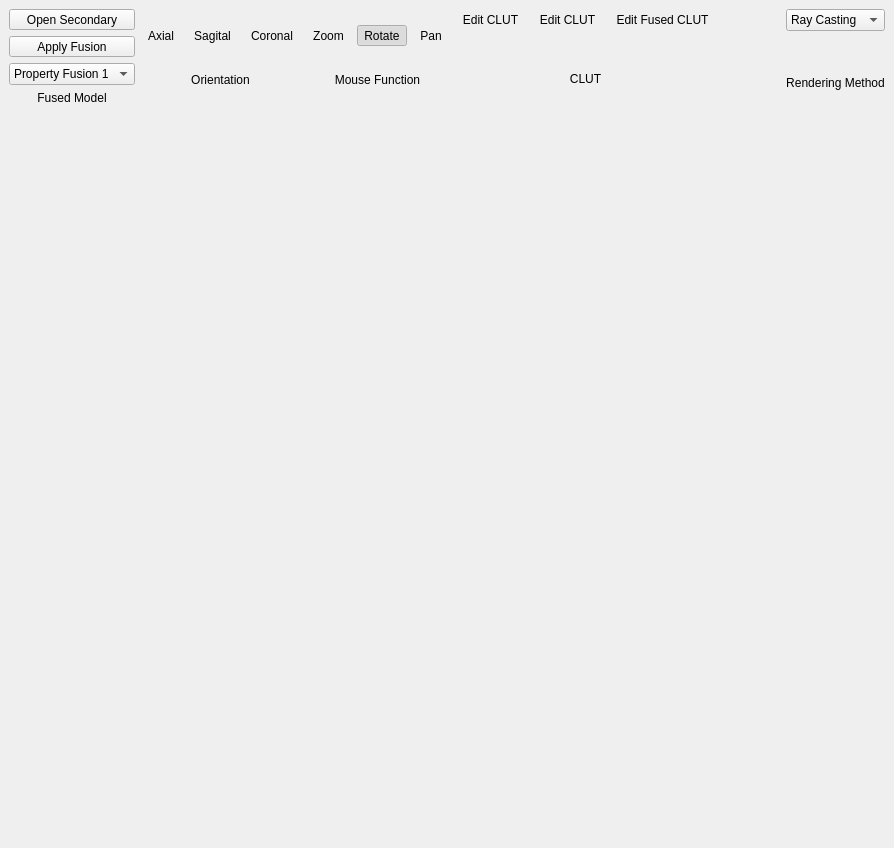
<ui version="4.0" >
 <class>QVolume3DViewFusedTestingExtensionBase</class>
 <widget class="QWidget" name="QVolume3DViewFusedTestingExtensionBase" >
  <property name="geometry" >
   <rect>
    <x>0</x>
    <y>0</y>
    <width>894</width>
    <height>848</height>
   </rect>
  </property>
  <layout class="QVBoxLayout" >
   <property name="margin" >
    <number>9</number>
   </property>
   <property name="spacing" >
    <number>6</number>
   </property>
   <item>
    <layout class="QHBoxLayout" >
     <property name="margin" >
      <number>0</number>
     </property>
     <property name="spacing" >
      <number>6</number>
     </property>
     <item>
      <layout class="QVBoxLayout" >
       <property name="margin" >
        <number>0</number>
       </property>
       <property name="spacing" >
        <number>6</number>
       </property>
       <item>
        <widget class="QToolButton" name="m_openSecondaryButton" >
         <property name="sizePolicy" >
          <sizepolicy>
           <hsizetype>5</hsizetype>
           <vsizetype>0</vsizetype>
           <horstretch>0</horstretch>
           <verstretch>0</verstretch>
          </sizepolicy>
         </property>
         <property name="acceptDrops" >
          <bool>false</bool>
         </property>
         <property name="autoFillBackground" >
          <bool>false</bool>
         </property>
         <property name="text" >
          <string>Open Secondary</string>
         </property>
        </widget>
       </item>
       <item>
        <widget class="QToolButton" name="m_applyFusionButton" >
         <property name="sizePolicy" >
          <sizepolicy>
           <hsizetype>5</hsizetype>
           <vsizetype>0</vsizetype>
           <horstretch>0</horstretch>
           <verstretch>0</verstretch>
          </sizepolicy>
         </property>
         <property name="acceptDrops" >
          <bool>false</bool>
         </property>
         <property name="autoFillBackground" >
          <bool>false</bool>
         </property>
         <property name="text" >
          <string>Apply Fusion</string>
         </property>
        </widget>
       </item>
       <item>
        <widget class="QComboBox" name="m_fusionMethodComboBox" >
         <item>
          <property name="text" >
           <string>Property Fusion 1</string>
          </property>
         </item>
         <item>
          <property name="text" >
           <string>Property Fusion 2</string>
          </property>
         </item>
         <item>
          <property name="text" >
           <string>P &amp; G Fusion 1</string>
          </property>
         </item>
         <item>
          <property name="text" >
           <string>P &amp; G Fusion 2</string>
          </property>
         </item>
         <item>
          <property name="text" >
           <string>Color Fusion</string>
          </property>
         </item>
        </widget>
       </item>
       <item>
        <widget class="QLabel" name="label_4" >
         <property name="text" >
          <string>Fused Model</string>
         </property>
         <property name="alignment" >
          <set>Qt::AlignCenter</set>
         </property>
        </widget>
       </item>
      </layout>
     </item>
     <item>
      <layout class="QVBoxLayout" >
       <property name="margin" >
        <number>0</number>
       </property>
       <property name="spacing" >
        <number>6</number>
       </property>
       <item>
        <layout class="QHBoxLayout" >
         <property name="margin" >
          <number>0</number>
         </property>
         <property name="spacing" >
          <number>6</number>
         </property>
         <item>
          <widget class="QToolButton" name="m_axialOrientationButton" >
           <property name="text" >
            <string>Axial</string>
           </property>
           <property name="icon" >
            <iconset resource="../../../main/main.qrc" >:/images/axial.png</iconset>
           </property>
           <property name="iconSize" >
            <size>
             <width>32</width>
             <height>32</height>
            </size>
           </property>
           <property name="checkable" >
            <bool>false</bool>
           </property>
           <property name="checked" >
            <bool>false</bool>
           </property>
           <property name="toolButtonStyle" >
            <enum>Qt::ToolButtonTextUnderIcon</enum>
           </property>
           <property name="autoRaise" >
            <bool>true</bool>
           </property>
          </widget>
         </item>
         <item>
          <widget class="QToolButton" name="m_sagitalOrientationButton" >
           <property name="text" >
            <string>Sagital</string>
           </property>
           <property name="icon" >
            <iconset resource="../../../main/main.qrc" >:/images/sagital.png</iconset>
           </property>
           <property name="iconSize" >
            <size>
             <width>32</width>
             <height>32</height>
            </size>
           </property>
           <property name="checkable" >
            <bool>false</bool>
           </property>
           <property name="checked" >
            <bool>false</bool>
           </property>
           <property name="toolButtonStyle" >
            <enum>Qt::ToolButtonTextUnderIcon</enum>
           </property>
           <property name="autoRaise" >
            <bool>true</bool>
           </property>
          </widget>
         </item>
         <item>
          <widget class="QToolButton" name="m_coronalOrientationButton" >
           <property name="text" >
            <string>Coronal</string>
           </property>
           <property name="icon" >
            <iconset resource="../../../main/main.qrc" >:/images/coronal.png</iconset>
           </property>
           <property name="iconSize" >
            <size>
             <width>32</width>
             <height>32</height>
            </size>
           </property>
           <property name="checkable" >
            <bool>false</bool>
           </property>
           <property name="checked" >
            <bool>false</bool>
           </property>
           <property name="toolButtonStyle" >
            <enum>Qt::ToolButtonTextUnderIcon</enum>
           </property>
           <property name="autoRaise" >
            <bool>true</bool>
           </property>
          </widget>
         </item>
        </layout>
       </item>
       <item>
        <spacer>
         <property name="orientation" >
          <enum>Qt::Vertical</enum>
         </property>
         <property name="sizeType" >
          <enum>QSizePolicy::Minimum</enum>
         </property>
         <property name="sizeHint" >
          <size>
           <width>20</width>
           <height>5</height>
          </size>
         </property>
        </spacer>
       </item>
       <item>
        <widget class="QLabel" name="label_2" >
         <property name="sizePolicy" >
          <sizepolicy>
           <hsizetype>5</hsizetype>
           <vsizetype>0</vsizetype>
           <horstretch>0</horstretch>
           <verstretch>0</verstretch>
          </sizepolicy>
         </property>
         <property name="text" >
          <string>Orientation</string>
         </property>
         <property name="alignment" >
          <set>Qt::AlignCenter</set>
         </property>
        </widget>
       </item>
      </layout>
     </item>
     <item>
      <layout class="QVBoxLayout" >
       <property name="margin" >
        <number>0</number>
       </property>
       <property name="spacing" >
        <number>6</number>
       </property>
       <item>
        <layout class="QHBoxLayout" >
         <property name="margin" >
          <number>0</number>
         </property>
         <property name="spacing" >
          <number>6</number>
         </property>
         <item>
          <widget class="QToolButton" name="m_zoomToolButton" >
           <property name="text" >
            <string>Zoom</string>
           </property>
           <property name="icon" >
            <iconset resource="../../../main/main.qrc" >:/images/zoom.png</iconset>
           </property>
           <property name="iconSize" >
            <size>
             <width>32</width>
             <height>32</height>
            </size>
           </property>
           <property name="checkable" >
            <bool>true</bool>
           </property>
           <property name="checked" >
            <bool>false</bool>
           </property>
           <property name="toolButtonStyle" >
            <enum>Qt::ToolButtonTextUnderIcon</enum>
           </property>
           <property name="autoRaise" >
            <bool>true</bool>
           </property>
          </widget>
         </item>
         <item>
          <widget class="QToolButton" name="m_rotate3DToolButton" >
           <property name="text" >
            <string>Rotate</string>
           </property>
           <property name="icon" >
            <iconset resource="../../../main/main.qrc" >:/images/rotate3d.png</iconset>
           </property>
           <property name="iconSize" >
            <size>
             <width>32</width>
             <height>32</height>
            </size>
           </property>
           <property name="checkable" >
            <bool>true</bool>
           </property>
           <property name="checked" >
            <bool>true</bool>
           </property>
           <property name="toolButtonStyle" >
            <enum>Qt::ToolButtonTextUnderIcon</enum>
           </property>
           <property name="autoRaise" >
            <bool>true</bool>
           </property>
          </widget>
         </item>
         <item>
          <widget class="QToolButton" name="m_panToolButton" >
           <property name="text" >
            <string>Pan</string>
           </property>
           <property name="icon" >
            <iconset resource="../../../main/main.qrc" >:/images/move.png</iconset>
           </property>
           <property name="iconSize" >
            <size>
             <width>32</width>
             <height>32</height>
            </size>
           </property>
           <property name="checkable" >
            <bool>true</bool>
           </property>
           <property name="checked" >
            <bool>false</bool>
           </property>
           <property name="toolButtonStyle" >
            <enum>Qt::ToolButtonTextUnderIcon</enum>
           </property>
           <property name="autoRaise" >
            <bool>true</bool>
           </property>
          </widget>
         </item>
        </layout>
       </item>
       <item>
        <spacer>
         <property name="orientation" >
          <enum>Qt::Vertical</enum>
         </property>
         <property name="sizeType" >
          <enum>QSizePolicy::Minimum</enum>
         </property>
         <property name="sizeHint" >
          <size>
           <width>20</width>
           <height>5</height>
          </size>
         </property>
        </spacer>
       </item>
       <item>
        <widget class="QLabel" name="label_5" >
         <property name="sizePolicy" >
          <sizepolicy>
           <hsizetype>5</hsizetype>
           <vsizetype>0</vsizetype>
           <horstretch>0</horstretch>
           <verstretch>0</verstretch>
          </sizepolicy>
         </property>
         <property name="text" >
          <string>Mouse Function</string>
         </property>
         <property name="alignment" >
          <set>Qt::AlignCenter</set>
         </property>
        </widget>
       </item>
      </layout>
     </item>
     <item>
      <layout class="QVBoxLayout" >
       <property name="margin" >
        <number>0</number>
       </property>
       <property name="spacing" >
        <number>6</number>
       </property>
       <item>
        <layout class="QHBoxLayout" >
         <property name="margin" >
          <number>0</number>
         </property>
         <property name="spacing" >
          <number>6</number>
         </property>
         <item>
          <widget class="QToolButton" name="m_clutEditToolButton" >
           <property name="text" >
            <string>Edit CLUT</string>
           </property>
           <property name="icon" >
            <iconset resource="../../../main/main.qrc" >:/images/clutEdit.png</iconset>
           </property>
           <property name="iconSize" >
            <size>
             <width>32</width>
             <height>32</height>
            </size>
           </property>
           <property name="toolButtonStyle" >
            <enum>Qt::ToolButtonTextUnderIcon</enum>
           </property>
           <property name="autoRaise" >
            <bool>true</bool>
           </property>
          </widget>
         </item>
         <item>
          <widget class="QToolButton" name="m_clutEditToolButton_2" >
           <property name="text" >
            <string>Edit CLUT</string>
           </property>
           <property name="icon" >
            <iconset resource="../../../main/main.qrc" >:/images/clutEdit.png</iconset>
           </property>
           <property name="iconSize" >
            <size>
             <width>32</width>
             <height>32</height>
            </size>
           </property>
           <property name="toolButtonStyle" >
            <enum>Qt::ToolButtonTextUnderIcon</enum>
           </property>
           <property name="autoRaise" >
            <bool>true</bool>
           </property>
          </widget>
         </item>
         <item>
          <widget class="QToolButton" name="m_FusedClutEditToolButton" >
           <property name="text" >
            <string>Edit Fused CLUT</string>
           </property>
           <property name="icon" >
            <iconset resource="../../../main/main.qrc" >:/images/clutEdit.png</iconset>
           </property>
           <property name="iconSize" >
            <size>
             <width>32</width>
             <height>32</height>
            </size>
           </property>
           <property name="toolButtonStyle" >
            <enum>Qt::ToolButtonTextUnderIcon</enum>
           </property>
           <property name="autoRaise" >
            <bool>true</bool>
           </property>
          </widget>
         </item>
        </layout>
       </item>
       <item>
        <layout class="QVBoxLayout" >
         <property name="margin" >
          <number>0</number>
         </property>
         <property name="spacing" >
          <number>6</number>
         </property>
         <item>
          <spacer>
           <property name="orientation" >
            <enum>Qt::Vertical</enum>
           </property>
           <property name="sizeType" >
            <enum>QSizePolicy::Minimum</enum>
           </property>
           <property name="sizeHint" >
            <size>
             <width>71</width>
             <height>16</height>
            </size>
           </property>
          </spacer>
         </item>
         <item>
          <widget class="QLabel" name="label_3" >
           <property name="text" >
            <string>CLUT</string>
           </property>
           <property name="alignment" >
            <set>Qt::AlignCenter</set>
           </property>
          </widget>
         </item>
        </layout>
       </item>
      </layout>
     </item>
     <item>
      <spacer>
       <property name="orientation" >
        <enum>Qt::Horizontal</enum>
       </property>
       <property name="sizeHint" >
        <size>
         <width>16</width>
         <height>20</height>
        </size>
       </property>
      </spacer>
     </item>
     <item>
      <layout class="QVBoxLayout" >
       <property name="margin" >
        <number>0</number>
       </property>
       <property name="spacing" >
        <number>6</number>
       </property>
       <item>
        <widget class="QComboBox" name="m_renderingMethodComboBox" >
         <property name="maximumSize" >
          <size>
           <width>100</width>
           <height>22</height>
          </size>
         </property>
         <item>
          <property name="text" >
           <string>Ray Casting</string>
          </property>
         </item>
         <item>
          <property name="text" >
           <string>Contouring</string>
          </property>
         </item>
         <item>
          <property name="text" >
           <string>Texture 3D</string>
          </property>
         </item>
         <item>
          <property name="text" >
           <string>Iso Surface</string>
          </property>
         </item>
        </widget>
       </item>
       <item>
        <spacer>
         <property name="orientation" >
          <enum>Qt::Vertical</enum>
         </property>
         <property name="sizeType" >
          <enum>QSizePolicy::Minimum</enum>
         </property>
         <property name="sizeHint" >
          <size>
           <width>91</width>
           <height>23</height>
          </size>
         </property>
        </spacer>
       </item>
       <item>
        <widget class="QLabel" name="label_7" >
         <property name="text" >
          <string>Rendering Method</string>
         </property>
         <property name="alignment" >
          <set>Qt::AlignCenter</set>
         </property>
        </widget>
       </item>
      </layout>
     </item>
    </layout>
   </item>
   <item>
    <layout class="QHBoxLayout" >
     <property name="margin" >
      <number>0</number>
     </property>
     <property name="spacing" >
      <number>6</number>
     </property>
     <item>
      <layout class="QVBoxLayout" >
       <property name="margin" >
        <number>0</number>
       </property>
       <property name="spacing" >
        <number>6</number>
       </property>
       <item>
        <widget class="udg::Volume3DFusedViewer" native="1" name="m_volume3DView" >
         <property name="sizePolicy" >
          <sizepolicy>
           <hsizetype>7</hsizetype>
           <vsizetype>7</vsizetype>
           <horstretch>0</horstretch>
           <verstretch>0</verstretch>
          </sizepolicy>
         </property>
         <property name="minimumSize" >
          <size>
           <width>350</width>
           <height>350</height>
          </size>
         </property>
         <property name="maximumSize" >
          <size>
           <width>300</width>
           <height>1900000</height>
          </size>
         </property>
        </widget>
       </item>
       <item>
        <widget class="udg::Volume3DFusedViewer" native="1" name="m_volume3DViewSecondary" >
         <property name="sizePolicy" >
          <sizepolicy>
           <hsizetype>7</hsizetype>
           <vsizetype>7</vsizetype>
           <horstretch>0</horstretch>
           <verstretch>0</verstretch>
          </sizepolicy>
         </property>
         <property name="minimumSize" >
          <size>
           <width>350</width>
           <height>350</height>
          </size>
         </property>
         <property name="maximumSize" >
          <size>
           <width>300</width>
           <height>1900000</height>
          </size>
         </property>
        </widget>
       </item>
      </layout>
     </item>
     <item>
      <widget class="udg::Volume3DFusedViewer" native="1" name="m_volume3DViewFused" >
       <property name="sizePolicy" >
        <sizepolicy>
         <hsizetype>7</hsizetype>
         <vsizetype>7</vsizetype>
         <horstretch>0</horstretch>
         <verstretch>0</verstretch>
        </sizepolicy>
       </property>
       <property name="minimumSize" >
        <size>
         <width>500</width>
         <height>700</height>
        </size>
       </property>
      </widget>
     </item>
    </layout>
   </item>
  </layout>
 </widget>
 <customwidgets>
  <customwidget>
   <class>udg::Volume3DFusedViewer</class>
   <extends>QWidget</extends>
   <header>volume3dfusedviewer.h</header>
  </customwidget>
 </customwidgets>
 <resources>
  <include location="../../../main/main.qrc" />
 </resources>
 <connections/>
</ui>
